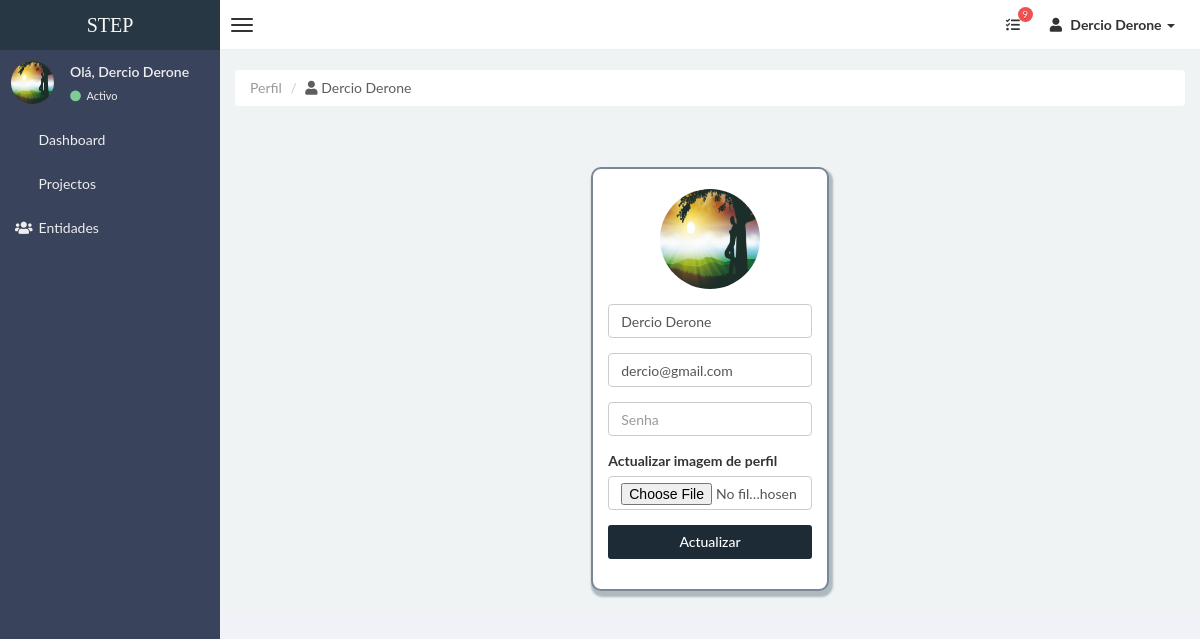
The page /perfil (signed in) on the database as committed earlier.
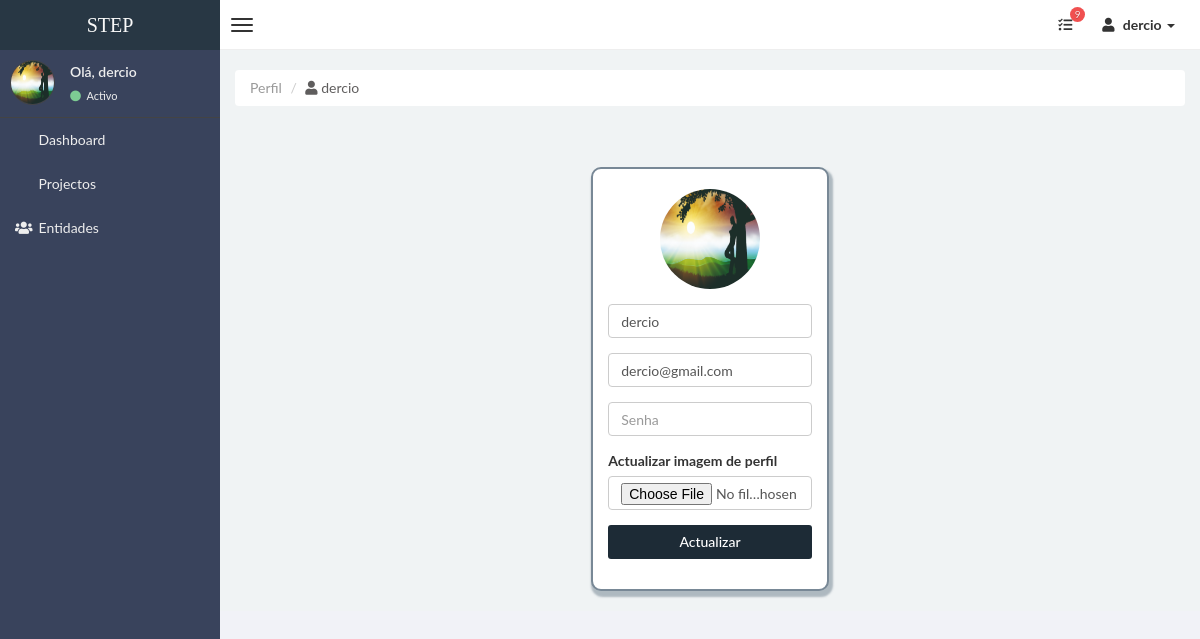
The same page on the database as committed later.
### stepsite/models.py (models this page shows, shortened)
class Usuarios(db.Model,UserMixin):
    id = db.Column(db.Integer,primary_key=True)
    nome = db.Column(db.String(30), unique=True, nullable=False)
    email = db.Column(db.String(100), unique=True, nullable=False)
    senha = db.Column(db.String(100), unique=False, nullable=False)
    imagem = db.Column(db.String(30), nullable=False, default='defaultUser.jpg')
    categorias = db.relationship('Categorias', backref='usuarios', lazy=True)
    entidades = db.relationship('Entidades', backref='usuarios', lazy=True)
    projectos = db.relationship('Projectos', backref='usuarios', lazy=True)

### stepsite/users/routes.py (the view, shortened to what this page needs)
@users.route("/perfil",methods=['GET','POST'])
@login_required
def perfil():
    form = FormPerfil()
    if request.method == 'GET':
        form.username.data = current_user.nome
        form.email.data = current_user.email
    image_file = url_for('static',filename='profile_img'+current_user.imagem)
    return render_template("perfil.html",title="STEP | Perfil",form=form)

### stepsite/users/forms.py (shortened to what this page needs)
class FormPerfil(FlaskForm):
    username = StringField('Username', validators=[DataRequired(),length(min=3,max=30,message="Só é permetido nome no intervalo de 3 a 20 dígitos.")])
    imagem = FileField('Actualizar imagem de perfil', validators=[file_allowed(['jpg','png'],message="Só é permitido ficheiros do tipo .png e .jpg.")])
    email = StringField(label='Email',validators=[DataRequired(),Email(message="Email inválido."),length(min=4,max=100,message="Só é email no intervalo de 4 a 100 dígitos.")])
    password = PasswordField('Senha',validators=[DataRequired()])
    submit = SubmitField('Actualizar')

### stepsite/models.py (called while the page is built)
@login_manager.user_loader
def load_user(user_id):
    return Usuarios.query.get(int(user_id))

### stepsite/templates/perfil.html (shortened to what this page needs)
{% extends "layoutAdmin.html" %}
{% block content %}
<div class="row">
    <div class="col-md-12">
        <ul class="breadcrumb">
            <li class="active">Perfil</li>
            <li><a style="color: rgb(95, 93, 93);"><i class="fa fa-user"></i> {{current_user.nome}} </a></li>
        </ul>
    </div>
    <div class="col-md-12">
    </div>
</div>
<br><br>
    <div class="caixa-login">
        <div class="col-md-3 subcaixa">
        <form method="POST" action="{{url_for('users.perfil')}}" enctype="multipart/form-data">
            <fieldset class="form-group">
            <br>
                <div class="form-group caixaUser">
                     <img src="{{url_for('static',filename='profile_img/'+current_user.imagem)}}" alt="" class="img-circle" style="width: 100px; height: 100px;">
                </div>
                <div class="form-group">
                    {% if form.username.errors %}
                      {{ form.username(class="form-control form-control-sm is-invalid",placeholder="Nome de usuário",autocomplete="off")}}
                    <div class="invalid-feedback">
                            {% for erro in form.username.errors %}
                                <span>{{ erro }}</span>
                            {% endfor %}
                    </div>
                    {% else %}
                        {{ form.username(class="form-control form-control-sm",placeholder="Nome de usuário",autocomplete="off")}}
                    {% endif %}
                </div>
                <div class="form-group">
                    {% if form.email.errors %}
                      {{ form.email(class="form-control form-control-sm is-invalid",placeholder="Email",autocomplete="off")}}
                    <div class="invalid-feedback">
                            {% for erro in form.email.errors %}
                                <span>{{ erro }}</span>
                            {% endfor %}
                    </div>
                    {% else %}
                        {{ form.email(class="form-control form-control-sm",placeholder="Email",autocomplete="off")}}
                    {% endif %}
                </div>
                <div class="form-group">
                    {% if form.password.errors %}
                      {{ form.password(class="form-control form-control-sm is-invalid",placeholder="Senha")}}
                    <div class="invalid-feedback">
                            {% for erro in form.password.errors %}
                                <span>{{ erro }}</span>
                            {% endfor %}
                    </div>
                    {% else %}
                        {{ form.password(class="form-control form-control-sm",placeholder="Senha")}}
                    {% endif %}
                </div>
                <div class="form-group">
                    {{ form.imagem.label()}}
                    {{ form.imagem(class="form-control form-control-sm",placeholder="Imagem")}}
                </div>
                <div class="form-group">
                    {{ form.submit(class="btn dsBtn-2",style="width: 100%;")}}
                </div>
            </fieldset>
        </form>
        </div>
    </div>
{% endblock content %}

### stepsite/templates/layoutAdmin.html (shortened to what this page needs)
<!DOCTYPE html>
<html>
    <head>
        <link href="../static/css/bootstrap.css" rel="stylesheet" type="text/css" />
        <link href="../static/css/font-awesome.min.css" rel="stylesheet" type="text/css" />
        <link href="../static/css/mystyle.css" rel="stylesheet" type="text/css" />
        <link href="../static/css/style.css" rel="stylesheet" type="text/css" />
        <link rel="stylesheet" href="https://use.fontawesome.com/releases/v5.8.1/css/all.css" >
    </head>
    <body class="skin-black">
        <header class="header">
            <a href="{{url_for('main.home')}}" class="logo">
                STEP
            </a>
            <nav class="navbar navbar-static-top" role="navigation">
                <a href="#" class="navbar-btn sidebar-toggle" data-toggle="offcanvas" role="button" >
                    <span class="icon-bar"></span>
                    <span class="icon-bar"></span>
                    <span class="icon-bar"></span>
                </a>
                <div class="navbar-right">
                    <ul class="nav navbar-nav">
                      <li class="dropdown tasks-menu">
                            <a href="#" class="dropdown-toggle" data-toggle="dropdown">
                                <i class="fa fa-tasks"></i>
                                <span class="label label-danger">9</span>
                            </a>
                        </li>
                        <li class="dropdown user user-menu">
                            <a href="#" class="dropdown-toggle" data-toggle="dropdown">
                                <i class="fa fa-user"></i>
                                <span> {{current_user.nome}} <i class="caret"></i></span>
                            </a>
                        </li>
                    </ul>
                </div>
            </nav>
        </header>
        <div class="wrapper row-offcanvas row-offcanvas-left">
            <aside class="left-side sidebar-offcanvas">
                <section class="sidebar">
                    <div class="user-panel">
                        <div class="pull-left image">
                            <img src="{{url_for('static',filename='profile_img/'+current_user.imagem)}}" class="img-circle" alt="User Image" />
                        </div>
                        <div class="pull-left info">
                            <p>Olá, {{current_user.nome}} </p>
                            <a href="#"><i class="fa fa-circle text-success"></i> Activo</a>
                        </div>
                    </div>
                    <ul class="sidebar-menu">
                        <li>
                            <a href="{{url_for('projects.admin')}}">
                                <i class="fa fa-dashboard"></i> <span>Dashboard </span>
                            </a>
                        </li>
                        <li>
                            <a href="{{url_for('projects.projectos')}}">
                                <i class="fa fa-dropbox"></i> <span>Projectos</span>
                            </a>
                        </li>
                        <li class="">
                            <a href="{{url_for('entidads.entidades')}}">
                                <i class="fa fa-group"></i> <span>Entidades</span>
                            </a>
                        </li>
                    </ul>
                </section>
            </aside>
            <aside class="right-side">
            <section class="content">
            {% block content %}
            {% endblock content %}
            </section>
			</aside>
		</div>
    </body>
</html>

Rows that differ between the two databases and show on the page:
changed Usuarios "dercio@gmail.com": nome "Dercio Derone" → "dercio"
Other text that changed with them:
form field username: "Dercio Derone" → "dercio"
